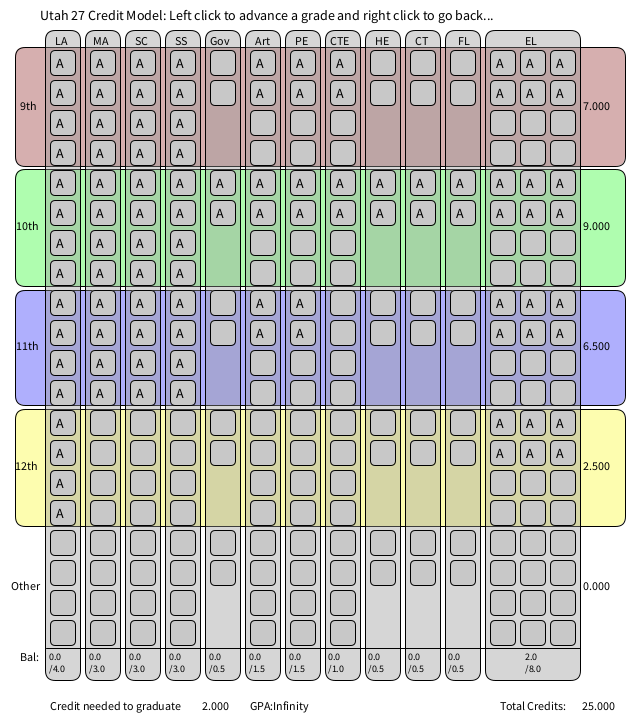
Frame 1 (no input)
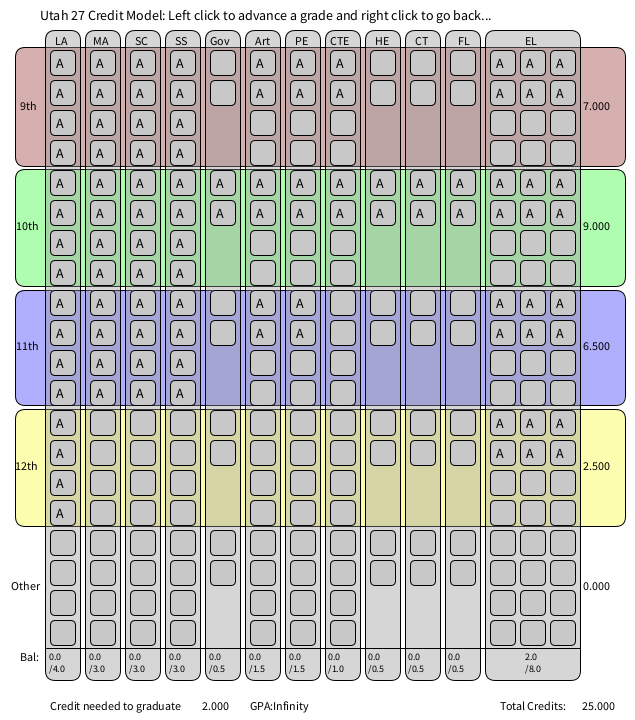
Frame 60 (the mouse pressed at the canvas centre just before this capture)
Frame 120 (the mouse held since frame 60 and released just before this capture): identical to frame 60, image omitted

The Processing sketch that drew these frames (run headless with seeded random() and noise(); from frame 60 on, the mouse is pressed at the canvas centre):

// Processing sketch: processing_145972
// ── processing_145972.pde

/*************************************************************************
*  GPA Tracking Tool: By Ken Kapptie | 2014                              *
**************************************************************************/

Button la9_1 = new Button(50,50,25,25,200," A",0.25,4.0,true);
Button la9_2 = new Button(50,80,25,25,200," A",0.25,4.0,true);
Button la9_3 = new Button(50,110,25,25,200," A",0.25,4.0,true);
Button la9_4 = new Button(50,140,25,25,200," A",0.25,4.0,true);
Button la10_1 = new Button(50,170,25,25,200," A",0.25,4.0,true);
Button la10_2 = new Button(50,200,25,25,200," A",0.25,4.0,true);
Button la10_3 = new Button(50,230,25,25,200," A",0.25,4.0,true);
Button la10_4 = new Button(50,260,25,25,200," A",0.25,4.0,true);
Button la11_1 = new Button(50,290,25,25,200," A",0.25,4.0,true);
Button la11_2 = new Button(50,320,25,25,200," A",0.25,4.0,true);
Button la11_3 = new Button(50,350,25,25,200," A",0.25,4.0,true);
Button la11_4 = new Button(50,380,25,25,200," A",0.25,4.0,true);
Button la12_1 = new Button(50,410,25,25,200," A",0.25,4.0,true);
Button la12_2 = new Button(50,440,25,25,200," A",0.25,4.0,true);
Button la12_3 = new Button(50,470,25,25,200," A",0.25,4.0,true);
Button la12_4 = new Button(50,500,25,25,200," A",0.25,4.0,true);
Button laO_1 = new Button(50,530,25,25,200);
Button laO_2 = new Button(50,560,25,25,200);
Button laO_3 = new Button(50,590,25,25,200);
Button laO_4 = new Button(50,620,25,25,200);
Button ma9_1 = new Button(90,50,25,25,200," A",0.25,4.0,true);
Button ma9_2 = new Button(90,80,25,25,200," A",0.25,4.0,true);
Button ma9_3 = new Button(90,110,25,25,200," A",0.25,4.0,true);
Button ma9_4 = new Button(90,140,25,25,200," A",0.25,4.0,true);
Button ma10_1 = new Button(90,170,25,25,200," A",0.25,4.0,true);
Button ma10_2 = new Button(90,200,25,25,200," A",0.25,4.0,true);
Button ma10_3 = new Button(90,230,25,25,200," A",0.25,4.0,true);
Button ma10_4 = new Button(90,260,25,25,200," A",0.25,4.0,true);
Button ma11_1 = new Button(90,290,25,25,200," A",0.25,4.0,true);
Button ma11_2 = new Button(90,320,25,25,200," A",0.25,4.0,true);
Button ma11_3 = new Button(90,350,25,25,200," A",0.25,4.0,true);
Button ma11_4 = new Button(90,380,25,25,200," A",0.25,4.0,true);
Button ma12_1 = new Button(90,410,25,25,200);
Button ma12_2 = new Button(90,440,25,25,200);
Button ma12_3 = new Button(90,470,25,25,200);
Button ma12_4 = new Button(90,500,25,25,200);
Button maO_1 = new Button(90,530,25,25,200);
Button maO_2 = new Button(90,560,25,25,200);
Button maO_3 = new Button(90,590,25,25,200);
Button maO_4 = new Button(90,620,25,25,200);
Button sc9_1 = new Button(130,50,25,25,200," A",0.25,4.0,true);
Button sc9_2 = new Button(130,80,25,25,200," A",0.25,4.0,true);
Button sc9_3 = new Button(130,110,25,25,200," A",0.25,4.0,true);
Button sc9_4 = new Button(130,140,25,25,200," A",0.25,4.0,true);
Button sc10_1 = new Button(130,170,25,25,200," A",0.25,4.0,true);
Button sc10_2 = new Button(130,200,25,25,200," A",0.25,4.0,true);
Button sc10_3 = new Button(130,230,25,25,200," A",0.25,4.0,true);
Button sc10_4 = new Button(130,260,25,25,200," A",0.25,4.0,true);
Button sc11_1 = new Button(130,290,25,25,200," A",0.25,4.0,true);
Button sc11_2 = new Button(130,320,25,25,200," A",0.25,4.0,true);
Button sc11_3 = new Button(130,350,25,25,200," A",0.25,4.0,true);
Button sc11_4 = new Button(130,380,25,25,200," A",0.25,4.0,true);
Button sc12_1 = new Button(130,410,25,25,200);
Button sc12_2 = new Button(130,440,25,25,200);
Button sc12_3 = new Button(130,470,25,25,200);
Button sc12_4 = new Button(130,500,25,25,200);
Button scO_1 = new Button(130,530,25,25,200);
Button scO_2 = new Button(130,560,25,25,200);
Button scO_3 = new Button(130,590,25,25,200);
Button scO_4 = new Button(130,620,25,25,200);
Button ss9_1 = new Button(170,50,25,25,200," A",0.25,4.0,true);
Button ss9_2 = new Button(170,80,25,25,200," A",0.25,4.0,true);
Button ss9_3 = new Button(170,110,25,25,200," A",0.25,4.0,true);
Button ss9_4 = new Button(170,140,25,25,200," A",0.25,4.0,true);
Button ss10_1 = new Button(170,170,25,25,200," A",0.25,4.0,true);
Button ss10_2 = new Button(170,200,25,25,200," A",0.25,4.0,true);
Button ss10_3 = new Button(170,230,25,25,200," A",0.25,4.0,true);
Button ss10_4 = new Button(170,260,25,25,200," A",0.25,4.0,true);
Button ss11_1 = new Button(170,290,25,25,200," A",0.25,4.0,true);
Button ss11_2 = new Button(170,320,25,25,200," A",0.25,4.0,true);
Button ss11_3 = new Button(170,350,25,25,200," A",0.25,4.0,true);
Button ss11_4 = new Button(170,380,25,25,200," A",0.25,4.0,true);
Button ss12_1 = new Button(170,410,25,25,200);
Button ss12_2 = new Button(170,440,25,25,200);
Button ss12_3 = new Button(170,470,25,25,200);
Button ss12_4 = new Button(170,500,25,25,200);
Button ssO_1 = new Button(170,530,25,25,200);
Button ssO_2 = new Button(170,560,25,25,200);
Button ssO_3 = new Button(170,590,25,25,200);
Button ssO_4 = new Button(170,620,25,25,200);
Button gov9_1 = new Button(210,50,25,25,200);
Button gov9_2 = new Button(210,80,25,25,200);
Button gov10_1 = new Button(210,170,25,25,200," A",0.25,4.0,true);
Button gov10_2 = new Button(210,200,25,25,200," A",0.25,4.0,true);
Button gov11_1 = new Button(210,290,25,25,200);
Button gov11_2 = new Button(210,320,25,25,200);
Button gov12_1 = new Button(210,410,25,25,200);
Button gov12_2 = new Button(210,440,25,25,200);
Button govO_1 = new Button(210,530,25,25,200);
Button govO_2 = new Button(210,560,25,25,200);
Button art9_1 = new Button(250,50,25,25,200," A",0.25,4.0,true);
Button art9_2 = new Button(250,80,25,25,200," A",0.25,4.0,true);
Button art9_3 = new Button(250,110,25,25,200);
Button art9_4 = new Button(250,140,25,25,200);
Button art10_1 = new Button(250,170,25,25,200," A",0.25,4.0,true);
Button art10_2 = new Button(250,200,25,25,200," A",0.25,4.0,true);
Button art10_3 = new Button(250,230,25,25,200);
Button art10_4 = new Button(250,260,25,25,200);
Button art11_1 = new Button(250,290,25,25,200," A",0.25,4.0,true);
Button art11_2 = new Button(250,320,25,25,200," A",0.25,4.0,true);
Button art11_3 = new Button(250,350,25,25,200);
Button art11_4 = new Button(250,380,25,25,200);
Button art12_1 = new Button(250,410,25,25,200);
Button art12_2 = new Button(250,440,25,25,200);
Button art12_3 = new Button(250,470,25,25,200);
Button art12_4 = new Button(250,500,25,25,200);
Button artO_1 = new Button(250,530,25,25,200);
Button artO_2 = new Button(250,560,25,25,200);
Button artO_3 = new Button(250,590,25,25,200);
Button artO_4 = new Button(250,620,25,25,200);
Button pe9_1 = new Button(290,50,25,25,200," A",0.25,4.0,true);
Button pe9_2 = new Button(290,80,25,25,200," A",0.25,4.0,true);
Button pe9_3 = new Button(290,110,25,25,200);
Button pe9_4 = new Button(290,140,25,25,200);
Button pe10_1 = new Button(290,170,25,25,200," A",0.25,4.0,true);
Button pe10_2 = new Button(290,200,25,25,200," A",0.25,4.0,true);
Button pe10_3 = new Button(290,230,25,25,200);
Button pe10_4 = new Button(290,260,25,25,200);
Button pe11_1 = new Button(290,290,25,25,200," A",0.25,4.0,true);
Button pe11_2 = new Button(290,320,25,25,200," A",0.25,4.0,true);
Button pe11_3 = new Button(290,350,25,25,200);
Button pe11_4 = new Button(290,380,25,25,200);
Button pe12_1 = new Button(290,410,25,25,200);
Button pe12_2 = new Button(290,440,25,25,200);
Button pe12_3 = new Button(290,470,25,25,200);
Button pe12_4 = new Button(290,500,25,25,200);
Button peO_1 = new Button(290,530,25,25,200);
Button peO_2 = new Button(290,560,25,25,200);
Button peO_3 = new Button(290,590,25,25,200);
Button peO_4 = new Button(290,620,25,25,200);
Button cte9_1 = new Button(330,50,25,25,200," A",0.25,4.0,true);
Button cte9_2 = new Button(330,80,25,25,200," A",0.25,4.0,true);
Button cte9_3 = new Button(330,110,25,25,200);
Button cte9_4 = new Button(330,140,25,25,200);
Button cte10_1 = new Button(330,170,25,25,200," A",0.25,4.0,true);
Button cte10_2 = new Button(330,200,25,25,200," A",0.25,4.0,true);
Button cte10_3 = new Button(330,230,25,25,200);
Button cte10_4 = new Button(330,260,25,25,200);
Button cte11_1 = new Button(330,290,25,25,200);
Button cte11_2 = new Button(330,320,25,25,200);
Button cte11_3 = new Button(330,350,25,25,200);
Button cte11_4 = new Button(330,380,25,25,200);
Button cte12_1 = new Button(330,410,25,25,200);
Button cte12_2 = new Button(330,440,25,25,200);
Button cte12_3 = new Button(330,470,25,25,200);
Button cte12_4 = new Button(330,500,25,25,200);
Button cteO_1 = new Button(330,530,25,25,200);
Button cteO_2 = new Button(330,560,25,25,200);
Button cteO_3 = new Button(330,590,25,25,200);
Button cteO_4 = new Button(330,620,25,25,200);
Button he9_1 = new Button(370,50,25,25,200);
Button he9_2 = new Button(370,80,25,25,200);
Button he10_1 = new Button(370,170,25,25,200," A",0.25,4.0,true);
Button he10_2 = new Button(370,200,25,25,200," A",0.25,4.0,true);
Button he11_1 = new Button(370,290,25,25,200);
Button he11_2 = new Button(370,320,25,25,200);
Button he12_1 = new Button(370,410,25,25,200);
Button he12_2 = new Button(370,440,25,25,200);
Button heO_1 = new Button(370,530,25,25,200);
Button heO_2 = new Button(370,560,25,25,200);
Button ct9_1 = new Button(410,50,25,25,200);
Button ct9_2 = new Button(410,80,25,25,200);
Button ct10_1 = new Button(410,170,25,25,200," A",0.25,4.0,true);
Button ct10_2 = new Button(410,200,25,25,200," A",0.25,4.0,true);
Button ct11_1 = new Button(410,290,25,25,200);
Button ct11_2 = new Button(410,320,25,25,200);
Button ct12_1 = new Button(410,410,25,25,200);
Button ct12_2 = new Button(410,440,25,25,200);
Button ctO_1 = new Button(410,530,25,25,200);
Button ctO_2 = new Button(410,560,25,25,200);
Button fl9_1 = new Button(450,50,25,25,200);
Button fl9_2 = new Button(450,80,25,25,200);
Button fl10_1 = new Button(450,170,25,25,200," A",0.25,4.0,true);
Button fl10_2 = new Button(450,200,25,25,200," A",0.25,4.0,true);
Button fl11_1 = new Button(450,290,25,25,200);
Button fl11_2 = new Button(450,320,25,25,200);
Button fl12_1 = new Button(450,410,25,25,200);
Button fl12_2 = new Button(450,440,25,25,200);
Button flO_1 = new Button(450,530,25,25,200);
Button flO_2 = new Button(450,560,25,25,200);
Button el19_1 = new Button(490,50,25,25,200," A",0.25,4.0,true);
Button el19_2 = new Button(490,80,25,25,200," A",0.25,4.0,true);
Button el19_3 = new Button(490,110,25,25,200);
Button el19_4 = new Button(490,140,25,25,200);
Button el110_1 = new Button(490,170,25,25,200," A",0.25,4.0,true);
Button el110_2 = new Button(490,200,25,25,200," A",0.25,4.0,true);
Button el110_3 = new Button(490,230,25,25,200);
Button el110_4 = new Button(490,260,25,25,200);
Button el111_1 = new Button(490,290,25,25,200," A",0.25,4.0,true);
Button el111_2 = new Button(490,320,25,25,200," A",0.25,4.0,true);
Button el111_3 = new Button(490,350,25,25,200);
Button el111_4 = new Button(490,380,25,25,200);
Button el112_1 = new Button(490,410,25,25,200," A",0.25,4.0,true);
Button el112_2 = new Button(490,440,25,25,200," A",0.25,4.0,true);
Button el112_3 = new Button(490,470,25,25,200);
Button el112_4 = new Button(490,500,25,25,200);
Button el1O_1 = new Button(490,530,25,25,200);
Button el1O_2 = new Button(490,560,25,25,200);
Button el1O_3 = new Button(490,590,25,25,200);
Button el1O_4 = new Button(490,620,25,25,200);
Button el29_1 = new Button(520,50,25,25,200," A",0.25,4.0,true);
Button el29_2 = new Button(520,80,25,25,200," A",0.25,4.0,true);
Button el29_3 = new Button(520,110,25,25,200);
Button el29_4 = new Button(520,140,25,25,200);
Button el210_1 = new Button(520,170,25,25,200," A",0.25,4.0,true);
Button el210_2 = new Button(520,200,25,25,200," A",0.25,4.0,true);
Button el210_3 = new Button(520,230,25,25,200);
Button el210_4 = new Button(520,260,25,25,200);
Button el211_1 = new Button(520,290,25,25,200," A",0.25,4.0,true);
Button el211_2 = new Button(520,320,25,25,200," A",0.25,4.0,true);
Button el211_3 = new Button(520,350,25,25,200);
Button el211_4 = new Button(520,380,25,25,200);
Button el212_1 = new Button(520,410,25,25,200," A",0.25,4.0,true);
Button el212_2 = new Button(520,440,25,25,200," A",0.25,4.0,true);
Button el212_3 = new Button(520,470,25,25,200);
Button el212_4 = new Button(520,500,25,25,200);
Button el2O_1 = new Button(520,530,25,25,200);
Button el2O_2 = new Button(520,560,25,25,200);
Button el2O_3 = new Button(520,590,25,25,200);
Button el2O_4 = new Button(520,620,25,25,200);
Button el39_1 = new Button(550,50,25,25,200," A",0.25,4.0,true);
Button el39_2 = new Button(550,80,25,25,200," A",0.25,4.0,true);
Button el39_3 = new Button(550,110,25,25,200);
Button el39_4 = new Button(550,140,25,25,200);
Button el310_1 = new Button(550,170,25,25,200," A",0.25,4.0,true);
Button el310_2 = new Button(550,200,25,25,200," A",0.25,4.0,true);
Button el310_3 = new Button(550,230,25,25,200);
Button el310_4 = new Button(550,260,25,25,200);
Button el311_1 = new Button(550,290,25,25,200," A",0.25,4.0,true);
Button el311_2 = new Button(550,320,25,25,200," A",0.25,4.0,true);
Button el311_3 = new Button(550,350,25,25,200);
Button el311_4 = new Button(550,380,25,25,200);
Button el312_1 = new Button(550,410,25,25,200," A",0.25,4.0,true);
Button el312_2 = new Button(550,440,25,25,200," A",0.25,4.0,true);
Button el312_3 = new Button(550,470,25,25,200);
Button el312_4 = new Button(550,500,25,25,200);
Button el3O_1 = new Button(550,530,25,25,200);
Button el3O_2 = new Button(550,560,25,25,200);
Button el3O_3 = new Button(550,590,25,25,200);
Button el3O_4 = new Button(550,620,25,25,200);

float laCredit = 0.0;
float maCredit = 0.0;
float scCredit = 0.0;
float ssCredit = 0.0;
float govCredit = 0.0;
float artCredit = 0.0;
float peCredit = 0.0;
float cteCredit = 0.0;
float heCredit = 0.0;
float ctCredit = 0.0;
float flCredit = 0.0;
float elCredit = 0.0;
float gradCredit = 27.0;
float total9 = 0.0;
float total10 = 0.0;
float total11 = 0.0;
float total12 = 0.0;
float totalO = 0.0;
float gradTotal = 0.0;
float GPA = 0.0;
int gradesAssigned = 0;
int count = 0;

void setup() {
  size(635, 720);
  frameRate(25);
  smooth();
}

void draw() {
  background(255);
  fill(150,50,50,100);
  rect(15,47,610,119,10,10,10,10);
  fill(50,250,50,100);
  rect(15,169,610,117,10,10,10,10);
  fill(50,50,250,100);
  rect(15,290,610,115,10,10,10,10);
  fill(250,250,50,100);
  rect(15,409,610,117,10,10,10,10);
  fill(150,150,150,100);
  rect(45,30,35,650,10,10,10,10);
  rect(85,30,35,650,10,10,10,10);
  rect(125,30,35,650,10,10,10,10);
  rect(165,30,35,650,10,10,10,10);
  rect(205,30,35,650,10,10,10,10);
  rect(245,30,35,650,10,10,10,10);
  rect(285,30,35,650,10,10,10,10);
  rect(325,30,35,650,10,10,10,10);
  rect(365,30,35,650,10,10,10,10);
  rect(405,30,35,650,10,10,10,10);
  rect(445,30,35,650,10,10,10,10);
  rect(485,30,95,650,10,10,10,10);
  fill(0);
  textSize(14);
  text("Utah 27 Credit Model: Left click to advance a grade and right click to go back...", 40,20);
  textSize(12);
  text("LA",55,45);
  text("MA",93,45);
  text("SC",135,45);
  text("SS",175,45);
  text("Gov",210,45);
  text("Art",255,45);
  text("PE",295,45);
  text("CTE",330,45);
  text("HE",375,45);
  text("CT",415,45);
  text("FL",458,45);
  text("EL",525,45);
  text("9th",20,110);
  text("10th",16,230);
  text("11th",16,350);
  text("12th",15,470);
  text("Other",11,590);
  text("Bal:",20,661);
  total9th();
  total10th();
  total11th();
  total12th();
  totalOth();
  text("Credit needed to graduate",50,710);
  setGradTotol();
  text(gradCredit - gradTotal, 200,710);
  text("Total Credits:", 500,710);
  text(gradTotal,580,710);
  updateLA();
  updateMA();
  updateSC();
  updateSS();
  updateGov();
  updateArt();
  updatePE();
  updateCTE();
  updateHE();
  updateCT();
  updateFL();
  updateEL();
  updateGPA();
  line(46,648,580,648);
  la9_1.display();
  la9_2.display();
  la9_3.display();
  la9_4.display();
  la10_1.display();
  la10_2.display();
  la10_3.display();
  la10_4.display();
  la11_1.display();
  la11_2.display();
  la11_3.display();
  la11_4.display();
  la12_1.display();
  la12_2.display();
  la12_3.display();
  la12_4.display();
  laO_1.display();
  laO_2.display();
  laO_3.display();
  laO_4.display();
  ma9_1.display();
  ma9_2.display();
  ma9_3.display();
  ma9_4.display();
  ma10_1.display();
  ma10_2.display();
  ma10_3.display();
  ma10_4.display();
  ma11_1.display();
  ma11_2.display();
  ma11_3.display();
  ma11_4.display();
  ma12_1.display();
  ma12_2.display();
  ma12_3.display();
  ma12_4.display();
  maO_1.display();
  maO_2.display();
  maO_3.display();
  maO_4.display();
  sc9_1.display();
  sc9_2.display();
  sc9_3.display();
  sc9_4.display();
  sc10_1.display();
  sc10_2.display();
  sc10_3.display();
  sc10_4.display();
  sc11_1.display();
  sc11_2.display();
  sc11_3.display();
  sc11_4.display();
  sc12_1.display();
  sc12_2.display();
  sc12_3.display();
  sc12_4.display();
  scO_1.display();
  scO_2.display();
  scO_3.display();
  scO_4.display();
  ss9_1.display();
  ss9_2.display();
  ss9_3.display();
  ss9_4.display();
  ss10_1.display();
  ss10_2.display();
  ss10_3.display();
  ss10_4.display();
  ss11_1.display();
  ss11_2.display();
  ss11_3.display();
  ss11_4.display();
  ss12_1.display();
  ss12_2.display();
  ss12_3.display();
  ss12_4.display();
  ssO_1.display();
  ssO_2.display();
  ssO_3.display();
  ssO_4.display();
  gov9_1.display();
  gov9_2.display();
  gov10_1.display();
  gov10_2.display();
  gov11_1.display();
  gov11_2.display();
  gov12_1.display();
  gov12_2.display();
  govO_1.display();
  govO_2.display();
  art9_1.display();
  art9_2.display();
  art9_3.display();
  art9_4.display();
  art10_1.display();
  art10_2.display();
  art10_3.display();
  art10_4.display();
  art11_1.display();
  art11_2.display();
  art11_3.display();
  art11_4.display();
  art12_1.display();
  art12_2.display();
  art12_3.display();
  art12_4.display();
  artO_1.display();
  artO_2.display();
  artO_3.display();
  artO_4.display();
  pe9_1.display();
  pe9_2.display();
  pe9_3.display();
  pe9_4.display();
  pe10_1.display();
  pe10_2.display();
  pe10_3.display();
  pe10_4.display();
  pe11_1.display();
  pe11_2.display();
  pe11_3.display();
  pe11_4.display();
  pe12_1.display();
  pe12_2.display();
  pe12_3.display();
  pe12_4.display();
  peO_1.display();
  peO_2.display();
  peO_3.display();
  peO_4.display();
  cte9_1.display();
  cte9_2.display();
  cte9_3.display();
  cte9_4.display();
  cte10_1.display();
  cte10_2.display();
  cte10_3.display();
  cte10_4.display();
  cte11_1.display();
  cte11_2.display();
  cte11_3.display();
  cte11_4.display();
  cte12_1.display();
  cte12_2.display();
  cte12_3.display();
  cte12_4.display();
  cteO_1.display();
  cteO_2.display();
  cteO_3.display();
  cteO_4.display();
  he9_1.display();
  he9_2.display();
  he10_1.display();
  he10_2.display();
  he11_1.display();
  he11_2.display();
  he12_1.display();
  he12_2.display();
  heO_1.display();
  heO_2.display();
  ct9_1.display();
  ct9_2.display();
  ct10_1.display();
  ct10_2.display();
  ct11_1.display();
  ct11_2.display();
  ct12_1.display();
  ct12_2.display();
  ctO_1.display();
  ctO_2.display();
  fl9_1.display();
  fl9_2.display();
  fl10_1.display();
  fl10_2.display();
  fl11_1.display();
  fl11_2.display();
  fl12_1.display();
  fl12_2.display();
  flO_1.display();
  flO_2.display();
  el19_1.display();
  el19_2.display();
  el19_3.display();
  el19_4.display();
  el110_1.display();
  el110_2.display();
  el110_3.display();
  el110_4.display();
  el111_1.display();
  el111_2.display();
  el111_3.display();
  el111_4.display();
  el112_1.display();
  el112_2.display();
  el112_3.display();
  el112_4.display();
  el1O_1.display();
  el1O_2.display();
  el1O_3.display();
  el1O_4.display();
  el29_1.display();
  el29_2.display();
  el29_3.display();
  el29_4.display();
  el210_1.display();
  el210_2.display();
  el210_3.display();
  el210_4.display();
  el211_1.display();
  el211_2.display();
  el211_3.display();
  el211_4.display();
  el212_1.display();
  el212_2.display();
  el212_3.display();
  el212_4.display();
  el2O_1.display();
  el2O_2.display();
  el2O_3.display();
  el2O_4.display();
  el39_1.display();
  el39_2.display();
  el39_3.display();
  el39_4.display();
  el310_1.display();
  el310_2.display();
  el310_3.display();
  el310_4.display();
  el311_1.display();
  el311_2.display();
  el311_3.display();
  el311_4.display();
  el312_1.display();
  el312_2.display();
  el312_3.display();
  el312_4.display();
  el3O_1.display();
  el3O_2.display();
  el3O_3.display();
  el3O_4.display();
}

void mouseClicked() {
  setGPA();
}

void updateLA() {
  laCredit = 4.0 - la9_1.credit - la9_2.credit - la9_3.credit - la9_4.credit - 
    la10_1.credit - la10_2.credit - la10_3.credit - la10_4.credit - 
    la11_1.credit - la11_2.credit - la11_3.credit - la11_4.credit - 
    la12_1.credit - la12_2.credit - la12_3.credit - la12_4.credit - 
    laO_1.credit - laO_2.credit - laO_3.credit - laO_4.credit;
  fill(0);
  textSize(10);
  text(laCredit + "\n" + "/4.0",49,660);
}
void updateMA() {
 maCredit = 3.0 - ma9_1.credit - ma9_2.credit - ma9_3.credit - ma9_4.credit - 
   ma10_1.credit - ma10_2.credit - ma10_3.credit - ma10_4.credit - 
   ma11_1.credit - ma11_2.credit - ma11_3.credit - ma11_4.credit - 
   ma12_1.credit - ma12_2.credit - ma12_3.credit - ma12_4.credit - 
   maO_1.credit - maO_2.credit - maO_3.credit - maO_4.credit;
  fill(0);
  textSize(10);
  text(maCredit + "\n" + "/3.0",89,660);
}
void updateSC() {
 scCredit = 3.0 - sc9_1.credit - sc9_2.credit - sc9_3.credit - sc9_4.credit - 
   sc10_1.credit - sc10_2.credit - sc10_3.credit - sc10_4.credit - 
   sc11_1.credit - sc11_2.credit - sc11_3.credit - sc11_4.credit - 
   sc12_1.credit - sc12_2.credit - sc12_3.credit - sc12_4.credit - 
   scO_1.credit - scO_2.credit - scO_3.credit - scO_4.credit;
  fill(0);
  textSize(10);
  text(scCredit + "\n" + "/3.0",129,660);
}
void updateSS() {
 ssCredit = 3.0 - ss9_1.credit - ss9_2.credit - ss9_3.credit - ss9_4.credit - 
   ss10_1.credit - ss10_2.credit - ss10_3.credit - ss10_4.credit - 
   ss11_1.credit - ss11_2.credit - ss11_3.credit - ss11_4.credit - 
   ss12_1.credit - ss12_2.credit - ss12_3.credit - ss12_4.credit - 
   ssO_1.credit - ssO_2.credit - ssO_3.credit - ssO_4.credit;
  fill(0);
  textSize(10);
  text(ssCredit + "\n" + "/3.0",169,660);
}
void updateGov() {
 govCredit = 0.5 - gov9_1.credit - gov9_2.credit - gov10_1.credit - gov10_2.credit - gov11_1.credit - gov11_2.credit - gov12_1.credit - gov12_2.credit - govO_1.credit - govO_2.credit ;
  fill(0);
  textSize(10);
  text(govCredit + "\n" + "/0.5",209,660);
}
void updateArt() {
 artCredit = 1.5 - art9_1.credit - art9_2.credit - art9_3.credit - art9_4.credit - 
   art10_1.credit - art10_2.credit - art10_3.credit - art10_4.credit - 
   art11_1.credit - art11_2.credit - art11_3.credit - art11_4.credit - 
   art12_1.credit - art12_2.credit - art12_3.credit - art12_4.credit - 
   artO_1.credit - artO_2.credit - artO_3.credit - artO_4.credit;
  fill(0);
  textSize(10);
  text(artCredit + "\n" + "/1.5",249,660);
}
void updatePE() {
 peCredit = 1.5 - pe9_1.credit - pe9_2.credit - pe9_3.credit - pe9_4.credit - 
   pe10_1.credit - pe10_2.credit - pe10_3.credit - pe10_4.credit - 
   pe11_1.credit - pe11_2.credit - pe11_3.credit - pe11_4.credit - 
   pe12_1.credit - pe12_2.credit - pe12_3.credit - pe12_4.credit - 
   peO_1.credit - peO_2.credit - peO_3.credit - peO_4.credit;
  fill(0);
  textSize(10);
  text(peCredit + "\n" + "/1.5",289,660);
}
void updateCTE() {
 cteCredit = 1.0 - cte9_1.credit - cte9_2.credit - cte9_3.credit - cte9_4.credit - 
   cte10_1.credit - cte10_2.credit - cte10_3.credit - cte10_4.credit - 
   cte11_1.credit - cte11_2.credit - cte11_3.credit - cte11_4.credit - 
   cte12_1.credit - cte12_2.credit - cte12_3.credit - cte12_4.credit - 
   cteO_1.credit - cteO_2.credit - cteO_3.credit - cteO_4.credit;
  fill(0);
  textSize(10);
  text(cteCredit + "\n" + "/1.0",328,660);
}
void updateHE() {
 heCredit = 0.5 - he9_1.credit - he9_2.credit - he10_1.credit - he10_2.credit - he11_1.credit - he11_2.credit - he12_1.credit - he12_2.credit - heO_1.credit - heO_2.credit ;
  fill(0);
  textSize(10);
  text(heCredit + "\n" + "/0.5",368,660);
}
void updateCT() {
 ctCredit = 0.5 - ct9_1.credit - ct9_2.credit - ct10_1.credit - ct10_2.credit - ct11_1.credit - ct11_2.credit - ct12_1.credit - ct12_2.credit - ctO_1.credit - ctO_2.credit ;
  fill(0);
  textSize(10);
  text(ctCredit + "\n" + "/0.5",408,660);
}
void updateFL() {
 flCredit = 0.5 - fl9_1.credit - fl9_2.credit - fl10_1.credit - fl10_2.credit - fl11_1.credit - fl11_2.credit - fl12_1.credit - fl12_2.credit - flO_1.credit - flO_2.credit ;
  fill(0);
  textSize(10);
  text(flCredit + "\n" + "/0.5",448,660);
}
void updateEL() {
 elCredit = 8.0 - el19_1.credit - el19_2.credit - el19_3.credit - el19_4.credit - 
   el110_1.credit - el110_2.credit - el110_3.credit - el110_4.credit - 
   el111_1.credit - el111_2.credit - el111_3.credit - el111_4.credit - 
   el112_1.credit - el112_2.credit - el112_3.credit - el112_4.credit - 
   el1O_1.credit - el1O_2.credit - el1O_3.credit - el1O_4.credit - 
   el29_1.credit - el29_2.credit - el29_3.credit - el29_4.credit - 
   el210_1.credit - el210_2.credit - el210_3.credit - el210_4.credit - 
   el211_1.credit - el211_2.credit - el211_3.credit - el211_4.credit - 
   el212_1.credit - el212_2.credit - el212_3.credit - el212_4.credit - 
   el2O_1.credit - el2O_2.credit - el2O_3.credit - el2O_4.credit - 
   el39_1.credit - el39_2.credit - el39_3.credit - el39_4.credit - 
   el310_1.credit - el310_2.credit - el310_3.credit - el310_4.credit - 
   el311_1.credit - el311_2.credit - el311_3.credit - el311_4.credit - 
   el312_1.credit - el312_2.credit - el312_3.credit - el312_4.credit - 
   el3O_1.credit - el3O_2.credit - el3O_3.credit - el3O_4.credit;
  fill(0);
  textSize(10);
  text(elCredit + "\n" + "/8.0",525,660);
}
void total9th() {
  total9 = la9_1.credit + la9_2.credit + la9_3.credit + la9_4.credit + 
    ma9_1.credit + ma9_2.credit + ma9_3.credit + ma9_4.credit + 
    sc9_1.credit + sc9_2.credit + sc9_3.credit + sc9_4.credit + 
    ss9_1.credit + ss9_2.credit + ss9_3.credit + ss9_4.credit + 
    gov9_1.credit + gov9_2.credit + 
    art9_1.credit + art9_2.credit + art9_3.credit + art9_4.credit + 
    pe9_1.credit + pe9_2.credit + pe9_3.credit + pe9_4.credit + 
    cte9_1.credit + cte9_2.credit + cte9_3.credit + cte9_4.credit + 
    he9_1.credit + he9_2.credit + ct9_1.credit + ct9_2.credit + 
    fl9_1.credit + fl9_2.credit + 
    el19_1.credit + el19_2.credit + el19_3.credit + el19_4.credit + 
    el29_1.credit + el29_2.credit + el29_3.credit + el29_4.credit + 
    el39_1.credit + el39_2.credit + el39_3.credit + el39_4.credit;
    text(total9,581,110);
}
void total10th() {
  total10 = la10_1.credit + la10_2.credit + la10_3.credit + la10_4.credit + 
    ma10_1.credit + ma10_2.credit + ma10_3.credit + ma10_4.credit + 
    sc10_1.credit + sc10_2.credit + sc10_3.credit + sc10_4.credit + 
    ss10_1.credit + ss10_2.credit + ss10_3.credit + ss10_4.credit + 
    gov10_1.credit + gov10_2.credit + 
    art10_1.credit + art10_2.credit + art10_3.credit + art10_4.credit + 
    pe10_1.credit + pe10_2.credit + pe10_3.credit + pe10_4.credit + 
    cte10_1.credit + cte10_2.credit + cte10_3.credit + cte10_4.credit + 
    he10_1.credit + he10_2.credit + ct10_1.credit + ct10_2.credit + 
    fl10_1.credit + fl10_2.credit + 
    el110_1.credit + el110_2.credit + el110_3.credit + el110_4.credit + 
    el210_1.credit + el210_2.credit + el210_3.credit + el210_4.credit + 
    el310_1.credit + el310_2.credit + el310_3.credit + el310_4.credit;
    text(total10,581,230);
}
void total11th() {
  total11 = la11_1.credit + la11_2.credit + la11_3.credit + la11_4.credit + 
    ma11_1.credit + ma11_2.credit + ma11_3.credit + ma11_4.credit + 
    sc11_1.credit + sc11_2.credit + sc11_3.credit + sc11_4.credit + 
    ss11_1.credit + ss11_2.credit + ss11_3.credit + ss11_4.credit + 
    gov11_1.credit + gov11_2.credit + 
    art11_1.credit + art11_2.credit + art11_3.credit + art11_4.credit + 
    pe11_1.credit + pe11_2.credit + pe11_3.credit + pe11_4.credit + 
    cte11_1.credit + cte11_2.credit + cte11_3.credit + cte11_4.credit + 
    he11_1.credit + he11_2.credit + ct11_1.credit + ct11_2.credit + 
    fl11_1.credit + fl11_2.credit + 
    el111_1.credit + el111_2.credit + el111_3.credit + el111_4.credit + 
    el211_1.credit + el211_2.credit + el211_3.credit + el211_4.credit + 
    el311_1.credit + el311_2.credit + el311_3.credit + el311_4.credit;
    text(total11,581,350);
}
void total12th() {
  total12 = la12_1.credit + la12_2.credit + la12_3.credit + la12_4.credit + 
    ma12_1.credit + ma12_2.credit + ma12_3.credit + ma12_4.credit + 
    sc12_1.credit + sc12_2.credit + sc12_3.credit + sc12_4.credit + 
    ss12_1.credit + ss12_2.credit + ss12_3.credit + ss12_4.credit + 
    gov12_1.credit + gov12_2.credit + 
    art12_1.credit + art12_2.credit + art12_3.credit + art12_4.credit + 
    pe12_1.credit + pe12_2.credit + pe12_3.credit + pe12_4.credit + 
    cte12_1.credit + cte12_2.credit + cte12_3.credit + cte12_4.credit + 
    he12_1.credit + he12_2.credit + ct12_1.credit + ct12_2.credit + 
    fl12_1.credit + fl12_2.credit + 
    el112_1.credit + el112_2.credit + el112_3.credit + el112_4.credit + 
    el212_1.credit + el212_2.credit + el212_3.credit + el212_4.credit + 
    el312_1.credit + el312_2.credit + el312_3.credit + el312_4.credit;
    text(total12,581,470);
}
void totalOth() {
  totalO = laO_1.credit + laO_2.credit + laO_3.credit + laO_4.credit + 
    maO_1.credit + maO_2.credit + maO_3.credit + maO_4.credit + 
    scO_1.credit + scO_2.credit + scO_3.credit + scO_4.credit + 
    ssO_1.credit + ssO_2.credit + ssO_3.credit + ssO_4.credit + 
    govO_1.credit + govO_2.credit + 
    artO_1.credit + artO_2.credit + artO_3.credit + artO_4.credit + 
    peO_1.credit + peO_2.credit + peO_3.credit + peO_4.credit + 
    cteO_1.credit + cteO_2.credit + cteO_3.credit + cteO_4.credit + 
    heO_1.credit + heO_2.credit + ctO_1.credit + ctO_2.credit + 
    flO_1.credit + flO_2.credit + 
    el1O_1.credit + el1O_2.credit + el1O_3.credit + el1O_4.credit + 
    el2O_1.credit + el2O_2.credit + el2O_3.credit + el2O_4.credit + 
    el3O_1.credit + el3O_2.credit + el3O_3.credit + el3O_4.credit;
    text(totalO,581,590);
}
void updateGPA() {
  GPA = (la9_1.gradeVal + la9_2.gradeVal + la9_3.gradeVal + la9_4.gradeVal + 
    la10_1.gradeVal + la10_2.gradeVal + la10_3.gradeVal + la10_4.gradeVal + 
    la11_1.gradeVal + la11_2.gradeVal + la11_3.gradeVal + la11_4.gradeVal + 
    la12_1.gradeVal + la12_2.gradeVal + la12_3.gradeVal + la12_4.gradeVal + 
    laO_1.gradeVal + laO_2.gradeVal + laO_3.gradeVal + laO_4.gradeVal + 
    ma9_1.gradeVal + ma9_2.gradeVal + ma9_3.gradeVal + ma9_4.gradeVal + 
    ma10_1.gradeVal + ma10_2.gradeVal + ma10_3.gradeVal + ma10_4.gradeVal + 
    ma11_1.gradeVal + ma11_2.gradeVal + ma11_3.gradeVal + ma11_4.gradeVal + 
    ma12_1.gradeVal + ma12_2.gradeVal + ma12_3.gradeVal + ma12_4.gradeVal + 
    maO_1.gradeVal + maO_2.gradeVal + maO_3.gradeVal + maO_4.gradeVal +
    sc9_1.gradeVal + sc9_2.gradeVal + sc9_3.gradeVal + sc9_4.gradeVal + 
    sc10_1.gradeVal + sc10_2.gradeVal + sc10_3.gradeVal + sc10_4.gradeVal + 
    sc11_1.gradeVal + sc11_2.gradeVal + sc11_3.gradeVal + sc11_4.gradeVal + 
    sc12_1.gradeVal + sc12_2.gradeVal + sc12_3.gradeVal + sc12_4.gradeVal + 
    scO_1.gradeVal + scO_2.gradeVal + scO_3.gradeVal + scO_4.gradeVal +
    ss9_1.gradeVal + ss9_2.gradeVal + ss9_3.gradeVal + ss9_4.gradeVal + 
    ss10_1.gradeVal + ss10_2.gradeVal + ss10_3.gradeVal + ss10_4.gradeVal + 
    ss11_1.gradeVal + ss11_2.gradeVal + ss11_3.gradeVal + ss11_4.gradeVal + 
    ss12_1.gradeVal + ss12_2.gradeVal + ss12_3.gradeVal + ss12_4.gradeVal + 
    ssO_1.gradeVal + ssO_2.gradeVal + ssO_3.gradeVal + ssO_4.gradeVal + 
    gov9_1.gradeVal + gov9_2.gradeVal + gov10_1.gradeVal + gov10_2.gradeVal + 
    gov11_1.gradeVal + gov11_2.gradeVal + gov12_1.gradeVal + gov12_2.gradeVal + 
    govO_1.gradeVal + govO_2.gradeVal +
    art9_1.gradeVal + art9_2.gradeVal + art9_3.gradeVal + art9_4.gradeVal + 
    art10_1.gradeVal + art10_2.gradeVal + art10_3.gradeVal + art10_4.gradeVal + 
    art11_1.gradeVal + art11_2.gradeVal + art11_3.gradeVal + art11_4.gradeVal + 
    art12_1.gradeVal + art12_2.gradeVal + art12_3.gradeVal + art12_4.gradeVal +
    artO_1.gradeVal + artO_2.gradeVal + artO_3.gradeVal + artO_4.gradeVal +
    pe9_1.gradeVal + pe9_2.gradeVal + pe9_3.gradeVal + pe9_4.gradeVal + 
    pe10_1.gradeVal + pe10_2.gradeVal + pe10_3.gradeVal + pe10_4.gradeVal + 
    pe11_1.gradeVal + pe11_2.gradeVal + pe11_3.gradeVal + pe11_4.gradeVal + 
    pe12_1.gradeVal + pe12_2.gradeVal + pe12_3.gradeVal + pe12_4.gradeVal +
    peO_1.gradeVal + peO_2.gradeVal + peO_3.gradeVal + peO_4.gradeVal +
    cte9_1.gradeVal + cte9_2.gradeVal + cte9_3.gradeVal + cte9_4.gradeVal + 
    cte10_1.gradeVal + cte10_2.gradeVal + cte10_3.gradeVal + cte10_4.gradeVal + 
    cte11_1.gradeVal + cte11_2.gradeVal + cte11_3.gradeVal + cte11_4.gradeVal + 
    cte12_1.gradeVal + cte12_2.gradeVal + cte12_3.gradeVal + cte12_4.gradeVal +
    cteO_1.gradeVal + cteO_2.gradeVal + cteO_3.gradeVal + cteO_4.gradeVal + 
    he9_1.gradeVal + he9_2.gradeVal + he10_1.gradeVal + he10_2.gradeVal + 
    he11_1.gradeVal + he11_2.gradeVal + he12_1.gradeVal + he12_2.gradeVal + 
    heO_1.gradeVal + heO_2.gradeVal + 
    ct9_1.gradeVal + ct9_2.gradeVal + ct10_1.gradeVal + ct10_2.gradeVal + 
    ct11_1.gradeVal + ct11_2.gradeVal + ct12_1.gradeVal + ct12_2.gradeVal + 
    ctO_1.gradeVal + ctO_2.gradeVal + 
    fl9_1.gradeVal + fl9_2.gradeVal + fl10_1.gradeVal + fl10_2.gradeVal + 
    fl11_1.gradeVal + fl11_2.gradeVal + fl12_1.gradeVal + fl12_2.gradeVal + 
    flO_1.gradeVal + flO_2.gradeVal +
    el19_1.gradeVal + el19_2.gradeVal + el19_3.gradeVal + el19_4.gradeVal + 
    el110_1.gradeVal + el110_2.gradeVal + el110_3.gradeVal + el110_4.gradeVal + 
    el111_1.gradeVal + el111_2.gradeVal + el111_3.gradeVal + el111_4.gradeVal + 
    el112_1.gradeVal + el112_2.gradeVal + el112_3.gradeVal + el112_4.gradeVal +
    el1O_1.gradeVal + el1O_2.gradeVal + el1O_3.gradeVal + el1O_4.gradeVal +
    el29_1.gradeVal + el29_2.gradeVal + el29_3.gradeVal + el29_4.gradeVal + 
    el210_1.gradeVal + el210_2.gradeVal + el210_3.gradeVal + el210_4.gradeVal + 
    el211_1.gradeVal + el211_2.gradeVal + el211_3.gradeVal + el211_4.gradeVal + 
    el212_1.gradeVal + el212_2.gradeVal + el212_3.gradeVal + el212_4.gradeVal +
    el2O_1.gradeVal + el2O_2.gradeVal + el2O_3.gradeVal + el2O_4.gradeVal +
    el39_1.gradeVal + el39_2.gradeVal + el39_3.gradeVal + el39_4.gradeVal + 
    el310_1.gradeVal + el310_2.gradeVal + el310_3.gradeVal + el310_4.gradeVal + 
    el311_1.gradeVal + el311_2.gradeVal + el311_3.gradeVal + el311_4.gradeVal + 
    el312_1.gradeVal + el312_2.gradeVal + el312_3.gradeVal + el312_4.gradeVal +
    el3O_1.gradeVal + el3O_2.gradeVal + el3O_3.gradeVal + el3O_4.gradeVal) / gradesAssigned;
  textSize(12);
  text("GPA:" + GPA,250,710);
}

void setGradTotol() {
  gradTotal = total9 + total10 + total11 + total12 + totalO;
}

void setGPA() {
  gradesAssigned = 0;
  if (la9_1.set == true) {gradesAssigned++;}
  if (la9_2.set == true) {gradesAssigned++;}
  if (la9_3.set == true) {gradesAssigned++;}
  if (la9_4.set == true) {gradesAssigned++;}
  if (la10_1.set == true) {gradesAssigned++;}
  if (la10_2.set == true) {gradesAssigned++;}
  if (la10_3.set == true) {gradesAssigned++;}
  if (la10_4.set == true) {gradesAssigned++;}
  if (la11_1.set == true) {gradesAssigned++;}
  if (la11_2.set == true) {gradesAssigned++;}
  if (la11_3.set == true) {gradesAssigned++;}
  if (la11_4.set == true) {gradesAssigned++;}
  if (la12_1.set == true) {gradesAssigned++;}
  if (la12_2.set == true) {gradesAssigned++;}
  if (la12_3.set == true) {gradesAssigned++;}
  if (la12_4.set == true) {gradesAssigned++;}
  if (laO_1.set == true) {gradesAssigned++;}
  if (laO_2.set == true) {gradesAssigned++;}
  if (laO_3.set == true) {gradesAssigned++;}
  if (laO_4.set == true) {gradesAssigned++;}
  if (ma9_1.set == true) {gradesAssigned++;}
  if (ma9_2.set == true) {gradesAssigned++;}
  if (ma9_3.set == true) {gradesAssigned++;}
  if (ma9_4.set == true) {gradesAssigned++;}
  if (ma10_1.set == true) {gradesAssigned++;}
  if (ma10_2.set == true) {gradesAssigned++;}
  if (ma10_3.set == true) {gradesAssigned++;}
  if (ma10_4.set == true) {gradesAssigned++;}
  if (ma11_1.set == true) {gradesAssigned++;}
  if (ma11_2.set == true) {gradesAssigned++;}
  if (ma11_3.set == true) {gradesAssigned++;}
  if (ma11_4.set == true) {gradesAssigned++;}
  if (ma12_1.set == true) {gradesAssigned++;}
  if (ma12_2.set == true) {gradesAssigned++;}
  if (ma12_3.set == true) {gradesAssigned++;}
  if (ma12_4.set == true) {gradesAssigned++;}
  if (maO_1.set == true) {gradesAssigned++;}
  if (maO_2.set == true) {gradesAssigned++;}
  if (maO_3.set == true) {gradesAssigned++;}
  if (maO_4.set == true) {gradesAssigned++;}
  if (sc9_1.set == true) {gradesAssigned++;}
  if (sc9_2.set == true) {gradesAssigned++;}
  if (sc9_3.set == true) {gradesAssigned++;}
  if (sc9_4.set == true) {gradesAssigned++;}
  if (sc10_1.set == true) {gradesAssigned++;}
  if (sc10_2.set == true) {gradesAssigned++;}
  if (sc10_3.set == true) {gradesAssigned++;}
  if (sc10_4.set == true) {gradesAssigned++;}
  if (sc11_1.set == true) {gradesAssigned++;}
  if (sc11_2.set == true) {gradesAssigned++;}
  if (sc11_3.set == true) {gradesAssigned++;}
  if (sc11_4.set == true) {gradesAssigned++;}
  if (sc12_1.set == true) {gradesAssigned++;}
  if (sc12_2.set == true) {gradesAssigned++;}
  if (sc12_3.set == true) {gradesAssigned++;}
  if (sc12_4.set == true) {gradesAssigned++;}
  if (scO_1.set == true) {gradesAssigned++;}
  if (scO_2.set == true) {gradesAssigned++;}
  if (scO_3.set == true) {gradesAssigned++;}
  if (scO_4.set == true) {gradesAssigned++;}
  if (ss9_1.set == true) {gradesAssigned++;}
  if (ss9_2.set == true) {gradesAssigned++;}
  if (ss9_3.set == true) {gradesAssigned++;}
  if (ss9_4.set == true) {gradesAssigned++;}
  if (ss10_1.set == true) {gradesAssigned++;}
  if (ss10_2.set == true) {gradesAssigned++;}
  if (ss10_3.set == true) {gradesAssigned++;}
  if (ss10_4.set == true) {gradesAssigned++;}
  if (ss11_1.set == true) {gradesAssigned++;}
  if (ss11_2.set == true) {gradesAssigned++;}
  if (ss11_3.set == true) {gradesAssigned++;}
  if (ss11_4.set == true) {gradesAssigned++;}
  if (ss12_1.set == true) {gradesAssigned++;}
  if (ss12_2.set == true) {gradesAssigned++;}
  if (ss12_3.set == true) {gradesAssigned++;}
  if (ss12_4.set == true) {gradesAssigned++;}
  if (ssO_1.set == true) {gradesAssigned++;}
  if (ssO_2.set == true) {gradesAssigned++;}
  if (ssO_3.set == true) {gradesAssigned++;}
  if (ssO_4.set == true) {gradesAssigned++;}
  if (gov9_1.set == true) {gradesAssigned++;}
  if (gov9_2.set == true) {gradesAssigned++;}
  if (gov10_1.set == true) {gradesAssigned++;}
  if (gov10_2.set == true) {gradesAssigned++;}
  if (gov11_1.set == true) {gradesAssigned++;}
  if (gov11_2.set == true) {gradesAssigned++;}
  if (gov12_1.set == true) {gradesAssigned++;}
  if (gov12_2.set == true) {gradesAssigned++;}
  if (govO_1.set == true) {gradesAssigned++;}
  if (govO_2.set == true) {gradesAssigned++;}
  if (art9_1.set == true) {gradesAssigned++;}
  if (art9_2.set == true) {gradesAssigned++;}
  if (art9_3.set == true) {gradesAssigned++;}
  if (art9_4.set == true) {gradesAssigned++;}
  if (art10_1.set == true) {gradesAssigned++;}
  if (art10_2.set == true) {gradesAssigned++;}
  if (art10_3.set == true) {gradesAssigned++;}
  if (art10_4.set == true) {gradesAssigned++;}
  if (art11_1.set == true) {gradesAssigned++;}
  if (art11_2.set == true) {gradesAssigned++;}
  if (art11_3.set == true) {gradesAssigned++;}
  if (art11_4.set == true) {gradesAssigned++;}
  if (art12_1.set == true) {gradesAssigned++;}
  if (art12_2.set == true) {gradesAssigned++;}
  if (art12_3.set == true) {gradesAssigned++;}
  if (art12_4.set == true) {gradesAssigned++;}
  if (artO_1.set == true) {gradesAssigned++;}
  if (artO_2.set == true) {gradesAssigned++;}
  if (artO_3.set == true) {gradesAssigned++;}
  if (artO_4.set == true) {gradesAssigned++;}
  if (pe9_1.set == true) {gradesAssigned++;}
  if (pe9_2.set == true) {gradesAssigned++;}
  if (pe9_3.set == true) {gradesAssigned++;}
  if (pe9_4.set == true) {gradesAssigned++;}
  if (pe10_1.set == true) {gradesAssigned++;}
  if (pe10_2.set == true) {gradesAssigned++;}
  if (pe10_3.set == true) {gradesAssigned++;}
  if (pe10_4.set == true) {gradesAssigned++;}
  if (pe11_1.set == true) {gradesAssigned++;}
  if (pe11_2.set == true) {gradesAssigned++;}
  if (pe11_3.set == true) {gradesAssigned++;}
  if (pe11_4.set == true) {gradesAssigned++;}
  if (pe12_1.set == true) {gradesAssigned++;}
  if (pe12_2.set == true) {gradesAssigned++;}
  if (pe12_3.set == true) {gradesAssigned++;}
  if (pe12_4.set == true) {gradesAssigned++;}
  if (peO_1.set == true) {gradesAssigned++;}
  if (peO_2.set == true) {gradesAssigned++;}
  if (peO_3.set == true) {gradesAssigned++;}
  if (peO_4.set == true) {gradesAssigned++;}
  if (cte9_1.set == true) {gradesAssigned++;}
  if (cte9_2.set == true) {gradesAssigned++;}
  if (cte9_3.set == true) {gradesAssigned++;}
  if (cte9_4.set == true) {gradesAssigned++;}
  if (cte10_1.set == true) {gradesAssigned++;}
  if (cte10_2.set == true) {gradesAssigned++;}
  if (cte10_3.set == true) {gradesAssigned++;}
  if (cte10_4.set == true) {gradesAssigned++;}
  if (cte11_1.set == true) {gradesAssigned++;}
  if (cte11_2.set == true) {gradesAssigned++;}
  if (cte11_3.set == true) {gradesAssigned++;}
  if (cte11_4.set == true) {gradesAssigned++;}
  if (cte12_1.set == true) {gradesAssigned++;}
  if (cte12_2.set == true) {gradesAssigned++;}
  if (cte12_3.set == true) {gradesAssigned++;}
  if (cte12_4.set == true) {gradesAssigned++;}
  if (cteO_1.set == true) {gradesAssigned++;}
  if (cteO_2.set == true) {gradesAssigned++;}
  if (cteO_3.set == true) {gradesAssigned++;}
  if (cteO_4.set == true) {gradesAssigned++;}
  if (he9_1.set == true) {gradesAssigned++;}
  if (he9_2.set == true) {gradesAssigned++;}
  if (he10_1.set == true) {gradesAssigned++;}
  if (he10_2.set == true) {gradesAssigned++;}
  if (he11_1.set == true) {gradesAssigned++;}
  if (he11_2.set == true) {gradesAssigned++;}
  if (he12_1.set == true) {gradesAssigned++;}
  if (he12_2.set == true) {gradesAssigned++;}
  if (heO_1.set == true) {gradesAssigned++;}
  if (heO_2.set == true) {gradesAssigned++;}
  if (ct9_1.set == true) {gradesAssigned++;}
  if (ct9_2.set == true) {gradesAssigned++;}
  if (ct10_1.set == true) {gradesAssigned++;}
  if (ct10_2.set == true) {gradesAssigned++;}
  if (ct11_1.set == true) {gradesAssigned++;}
  if (ct11_2.set == true) {gradesAssigned++;}
  if (ct12_1.set == true) {gradesAssigned++;}
  if (ct12_2.set == true) {gradesAssigned++;}
  if (ctO_1.set == true) {gradesAssigned++;}
  if (ctO_2.set == true) {gradesAssigned++;}
  if (fl9_1.set == true) {gradesAssigned++;}
  if (fl9_2.set == true) {gradesAssigned++;}
  if (fl10_1.set == true) {gradesAssigned++;}
  if (fl10_2.set == true) {gradesAssigned++;}
  if (fl11_1.set == true) {gradesAssigned++;}
  if (fl11_2.set == true) {gradesAssigned++;}
  if (fl12_1.set == true) {gradesAssigned++;}
  if (fl12_2.set == true) {gradesAssigned++;}
  if (flO_1.set == true) {gradesAssigned++;}
  if (flO_2.set == true) {gradesAssigned++;}
  if (el19_1.set == true) {gradesAssigned++;}
  if (el19_2.set == true) {gradesAssigned++;}
  if (el19_3.set == true) {gradesAssigned++;}
  if (el19_4.set == true) {gradesAssigned++;}
  if (el110_1.set == true) {gradesAssigned++;}
  if (el110_2.set == true) {gradesAssigned++;}
  if (el110_3.set == true) {gradesAssigned++;}
  if (el110_4.set == true) {gradesAssigned++;}
  if (el111_1.set == true) {gradesAssigned++;}
  if (el111_2.set == true) {gradesAssigned++;}
  if (el111_3.set == true) {gradesAssigned++;}
  if (el111_4.set == true) {gradesAssigned++;}
  if (el112_1.set == true) {gradesAssigned++;}
  if (el112_2.set == true) {gradesAssigned++;}
  if (el112_3.set == true) {gradesAssigned++;}
  if (el112_4.set == true) {gradesAssigned++;}
  if (el1O_1.set == true) {gradesAssigned++;}
  if (el1O_2.set == true) {gradesAssigned++;}
  if (el1O_3.set == true) {gradesAssigned++;}
  if (el1O_4.set == true) {gradesAssigned++;}
  if (el29_1.set == true) {gradesAssigned++;}
  if (el29_2.set == true) {gradesAssigned++;}
  if (el29_3.set == true) {gradesAssigned++;}
  if (el29_4.set == true) {gradesAssigned++;}
  if (el210_1.set == true) {gradesAssigned++;}
  if (el210_2.set == true) {gradesAssigned++;}
  if (el210_3.set == true) {gradesAssigned++;}
  if (el210_4.set == true) {gradesAssigned++;}
  if (el211_1.set == true) {gradesAssigned++;}
  if (el211_2.set == true) {gradesAssigned++;}
  if (el211_3.set == true) {gradesAssigned++;}
  if (el211_4.set == true) {gradesAssigned++;}
  if (el212_1.set == true) {gradesAssigned++;}
  if (el212_2.set == true) {gradesAssigned++;}
  if (el212_3.set == true) {gradesAssigned++;}
  if (el212_4.set == true) {gradesAssigned++;}
  if (el2O_1.set == true) {gradesAssigned++;}
  if (el2O_2.set == true) {gradesAssigned++;}
  if (el2O_3.set == true) {gradesAssigned++;}
  if (el2O_4.set == true) {gradesAssigned++;}
  if (el39_1.set == true) {gradesAssigned++;}
  if (el39_2.set == true) {gradesAssigned++;}
  if (el39_3.set == true) {gradesAssigned++;}
  if (el39_4.set == true) {gradesAssigned++;}
  if (el310_1.set == true) {gradesAssigned++;}
  if (el310_2.set == true) {gradesAssigned++;}
  if (el310_3.set == true) {gradesAssigned++;}
  if (el310_4.set == true) {gradesAssigned++;}
  if (el311_1.set == true) {gradesAssigned++;}
  if (el311_2.set == true) {gradesAssigned++;}
  if (el311_3.set == true) {gradesAssigned++;}
  if (el311_4.set == true) {gradesAssigned++;}
  if (el312_1.set == true) {gradesAssigned++;}
  if (el312_2.set == true) {gradesAssigned++;}
  if (el312_3.set == true) {gradesAssigned++;}
  if (el312_4.set == true) {gradesAssigned++;}
  if (el3O_1.set == true) {gradesAssigned++;}
  if (el3O_2.set == true) {gradesAssigned++;}
  if (el3O_3.set == true) {gradesAssigned++;}
  if (el3O_4.set == true) {gradesAssigned++;}
}

class Button {
  boolean set;
  int x, y;
  int buttonW, buttonH;
  int subButtonW, subButtonH;
  boolean overButton = false;
  color buttonC;
  String letterGrade = "";
  float credit = 0.0;
  float gradeVal;
  int clickCount = 0;
  
  Button(int inX, int inY, int tempButtonW, int tempButtonH, color tempButtonC) {
    set = false;
    x = inX;
    y = inY;
    buttonW = tempButtonW;
    buttonH = tempButtonH;
    buttonC = tempButtonC;
  }
  Button(int inX, int inY, int tempButtonW, int tempButtonH, color tempButtonC, String tempLetterGrade, float tempCredit, float tempGradeVal, boolean tempSet) {
    set = false;
    x = inX;
    y = inY;
    buttonW = tempButtonW;
    buttonH = tempButtonH;
    buttonC = tempButtonC;
    letterGrade = tempLetterGrade;
    credit = tempCredit;
    gradeVal = tempGradeVal;
    set = tempSet;
  }
  
  void display() {
    fill(buttonC);
    rect(x, y, buttonW, buttonH, 5);
    fill(0);
    textSize(14);
    text(letterGrade,x+3,y+18);
    hoverButton();
  }
  
  // Handle mouse actions
  void hoverButton() {
    overButton = mouseX > x && mouseX < x+buttonW && mouseY > y && mouseY < y+buttonH;
    if(overButton == true && mousePressed == true && (mouseButton == LEFT)) {
      clickCount++;
      if(clickCount == 1){
        assignGrade(" A");
      } else if (clickCount == 2){
        assignGrade("A-");
      } else if (clickCount == 3){
        assignGrade("B+");
      } else if (clickCount == 4){
        assignGrade(" B");
      } else if (clickCount == 5){
        assignGrade("B-");
      } else if (clickCount == 6){
        assignGrade("C+");
      } else if (clickCount == 7){
        assignGrade(" C");
      } else if (clickCount == 8){
        assignGrade("C-");
      } else if (clickCount == 9){
        assignGrade("D+");
      } else if (clickCount == 10){
        assignGrade(" D");
      } else if (clickCount == 11){
        assignGrade("D-");
      } else if (clickCount == 13){
        assignGrade(" F");
      } else if (clickCount == 14){
        assignGrade("P");
      }else if (clickCount == 15){
        assignGrade("R");
      }
      //stroke(200,255,0);
    } else if (overButton == true && mousePressed == true && (mouseButton == RIGHT)){
      clickCount--;
      if(clickCount == 1){
        assignGrade(" A");
      } else if (clickCount == 2){
        assignGrade("A-");
      } else if (clickCount == 3){
        assignGrade("B+");
      } else if (clickCount == 4){
        assignGrade(" B");
      } else if (clickCount == 5){
        assignGrade("B-");
      } else if (clickCount == 6){
        assignGrade("C+");
      } else if (clickCount == 7){
        assignGrade(" C");
      } else if (clickCount == 8){
        assignGrade("C-");
      } else if (clickCount == 9){
        assignGrade("D+");
      } else if (clickCount == 10){
        assignGrade(" D");
      } else if (clickCount == 11){
        assignGrade("D-");
      } else if (clickCount == 13){
        assignGrade(" F");
      } else if (clickCount == 14){
        assignGrade("P");
      }else if (clickCount == 15){
        assignGrade("R");
      }
    }
  }

  void assignGrade(String grade) {
    letterGrade = grade;
    set = true;
    if (letterGrade == " F"){
      gradeVal = .0;
      credit = 0;
      buttonC = color(230,180,180);
    } else if (letterGrade == " A"){
      gradeVal = 4.0;
      credit = 0.25;
      buttonC = 200;
    } else if (letterGrade == "A-"){
      gradeVal = 3.666;
      credit = 0.25;
      buttonC = 200;
    } else if (letterGrade == "B+"){
      gradeVal = 3.333;
      credit = 0.25;
      buttonC = 200;
    } else if (letterGrade == " B"){
      gradeVal = 3.00;
      credit = 0.25;
      buttonC = 200;
    } else if (letterGrade == "B-"){
      gradeVal = 2.666;
      credit = 0.25;
      buttonC = 200;
    } else if (letterGrade == "C+"){
      gradeVal = 2.333;
      credit = 0.25;
      buttonC = 200;
    } else if (letterGrade == " C"){
      gradeVal = 2.00;
      credit = 0.25;
      buttonC = 200;
    } else if (letterGrade == "C-"){
      gradeVal = 1.666;
      credit = 0.25;
      buttonC = 200;
    } else if (letterGrade == "D+"){
      gradeVal = 1.333;
      credit = 0.25;
      buttonC = 200;
    } else if (letterGrade == " D"){
      gradeVal = 1.00;
      credit = 0.25;
      buttonC = 200;
    } else if (letterGrade == "D-"){
      gradeVal = 0.666;
      credit = 0.25;
      buttonC = 200;
    } else if (letterGrade == "P"){
      gradeVal = 0.00;
      set = false;
      credit = 0.25;
      buttonC = 200;
    }else if (letterGrade == "R"){
      set = false;
      gradeVal = 0.0;
      credit = 0.0;
      letterGrade = "";
      buttonC = 200;
    }
  }
}
